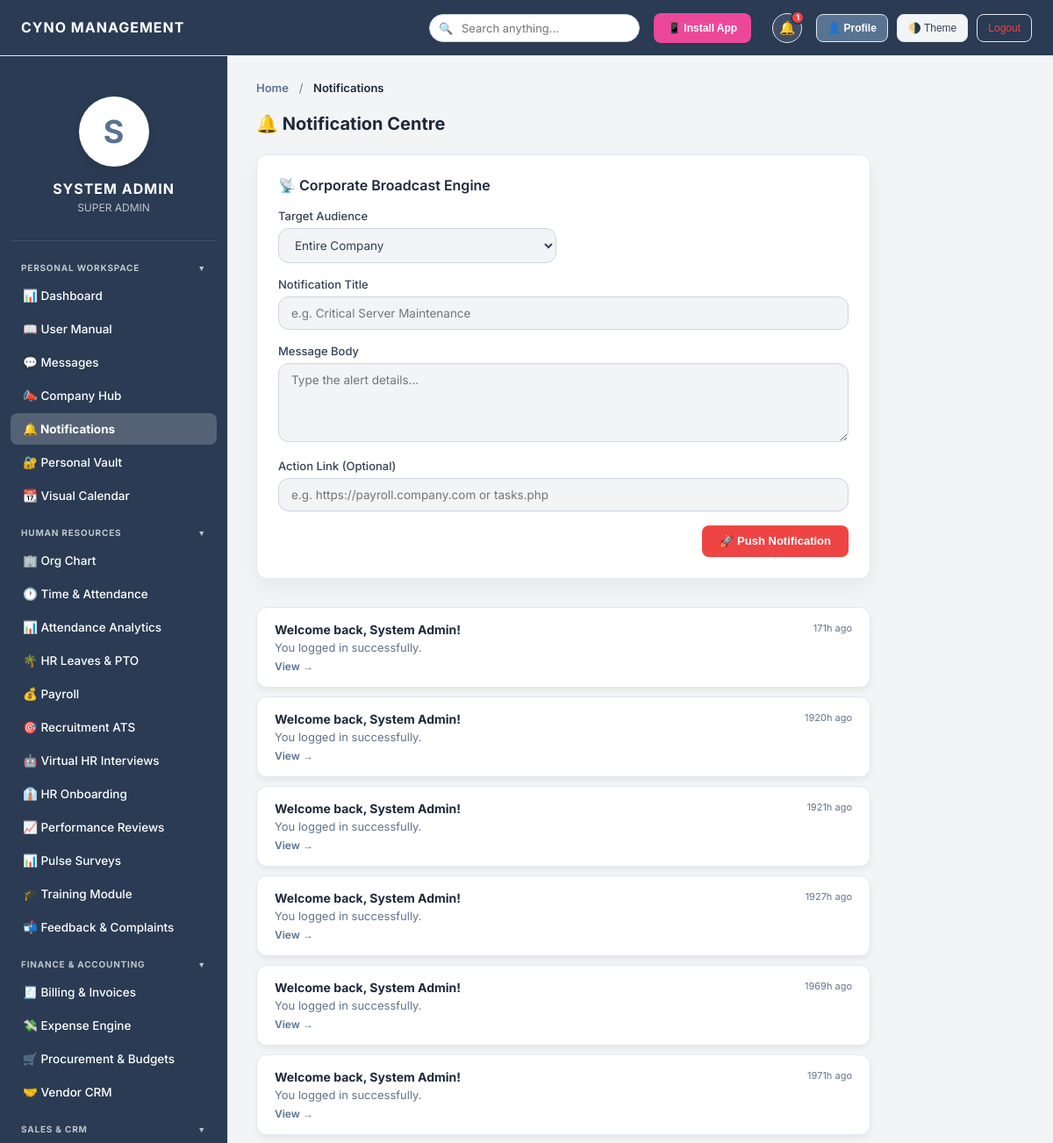
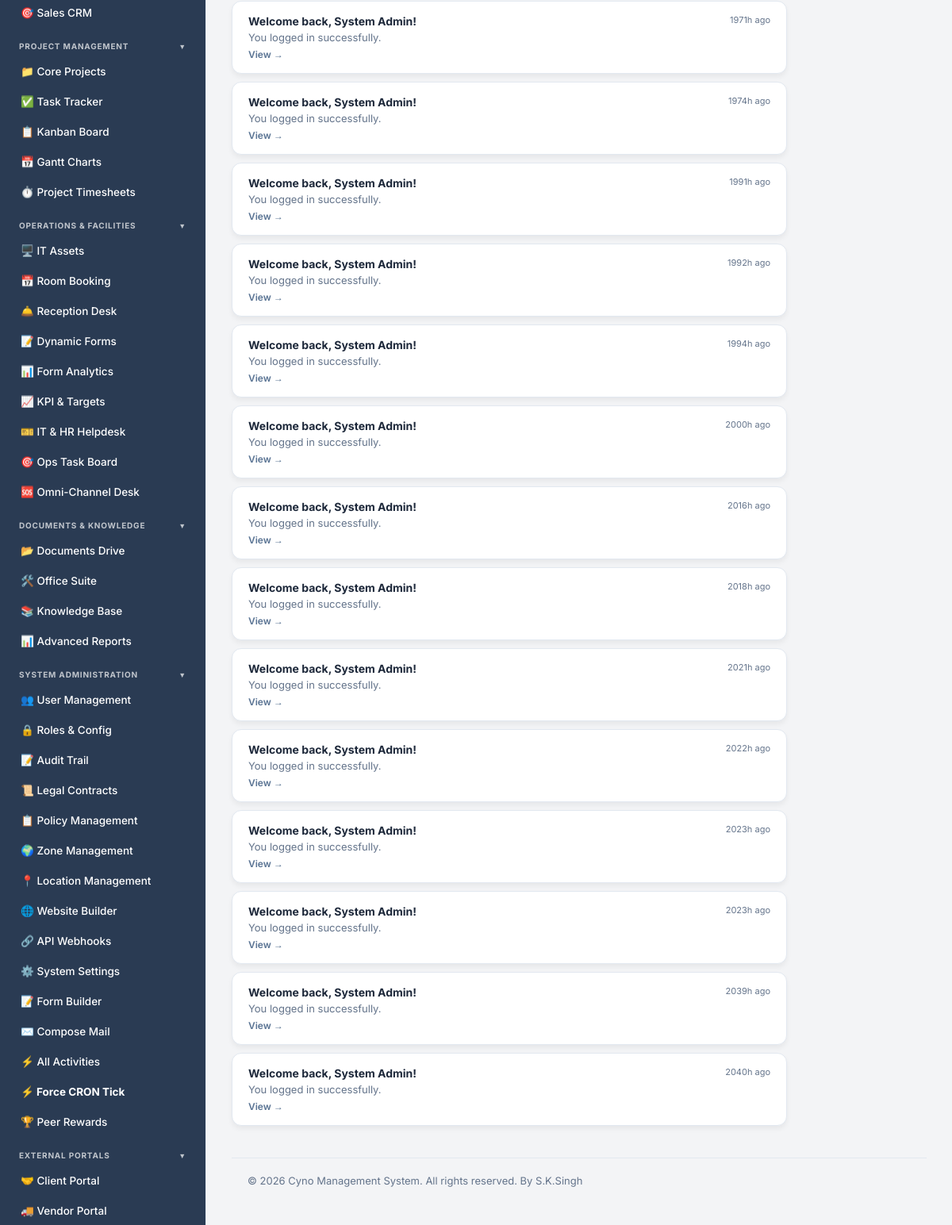
The page /notifications.php (signed in) on the database its author committed (2 pictures, top to bottom).
### tables this page shows
CREATE TABLE notifications (
            id INTEGER PRIMARY KEY AUTOINCREMENT,
            user_id TEXT NOT NULL,
            title TEXT NOT NULL,
            body TEXT,
            link TEXT DEFAULT '',
            is_read INTEGER DEFAULT 0,
            created_at DATETIME DEFAULT CURRENT_TIMESTAMP
        );

### includes/db.php (called while the page is built, shortened)
<?php
function hasPermission($pdo, $permission_key) {
    if (in_array($_SESSION['role'], ['Admin', 'Super Admin']) || $_SESSION['role'] === 'Super Admin') return true;
    return false;
}

### notifications.php (the view, shortened to what this page needs)
<?php
require_once 'includes/db.php';
require_once 'includes/header.php';
require_once 'includes/sidebar.php';
$me = $_SESSION['login_id'];
$pdo->prepare("UPDATE notifications SET is_read=1 WHERE user_id=?")->execute([$me]);
$notifs = $pdo->prepare("SELECT * FROM notifications WHERE user_id=? ORDER BY created_at DESC LIMIT 100");
$notifs->execute([$me]);
$notifs = $notifs->fetchAll(PDO::FETCH_ASSOC);
$canBroadcast = hasPermission($pdo, 'manage_broadcasts') || hasPermission($pdo, 'manage_users');
?>
<div class="content-section active">
    <div class="section-header"><h2>🔔 Notification Centre</h2></div>
    <?php if($canBroadcast): ?>
    <div style="background:var(--bg-card); border:1px solid var(--border-card); border-radius:12px; padding:24px; margin-bottom:32px; box-shadow:0 10px 25px rgba(0,0,0,0.05); max-width:700px;">
        <h3 style="margin-top:0; color:var(--text-heading); font-size:16px; margin-bottom:16px;">📡 Corporate Broadcast Engine</h3>
        <form method="POST" action="controllers/push_broadcast.php">
            <div style="display:grid; grid-template-columns:1fr 1fr; gap:16px; margin-bottom:16px;">
                <div class="form-group" style="margin:0;">
                    <label>Target Audience</label>
                    <select name="target_type" id="targetType" onchange="toggleTargetParams()" required style="background:var(--bg-body);">
                        <option value="ALL">Entire Company</option>
                    </select>
                </div>
            </div>
            <div class="form-group">
                <label>Notification Title</label>
                <input type="text" name="title" required placeholder="e.g. Critical Server Maintenance" style="background:var(--bg-body);">
            </div>
            <div class="form-group">
                <label>Message Body</label>
                <textarea name="body" required placeholder="Type the alert details..." style="background:var(--bg-body); height:80px;"></textarea>
            </div>
            <div class="form-group">
                <label>Action Link (Optional)</label>
                <input type="text" name="link" placeholder="e.g. https://payroll.company.com or tasks.php" style="background:var(--bg-body);">
            </div>
            <div style="text-align:right;">
                <button type="submit" class="submit" style="background:#ef4444; padding:10px 20px;">🚀 Push Notification</button>
            </div>
        </form>
    </div>
    <?php endif; ?>
    <?php if(empty($notifs)): ?>
        <div style="text-align:center;padding:60px;color:var(--text-muted);">
            <div style="font-size:48px;margin-bottom:16px;">🎉</div>
            <h3>All caught up!</h3><p>No notifications yet.</p>
        </div>
    <?php else: ?>
    <div style="max-width:700px;">
        <?php foreach($notifs as $n):
            $timeago = round((time() - strtotime($n['created_at']))/60);
            $ago = $timeago < 60 ? $timeago.'m ago' : round($timeago/60).'h ago';
        ?>
        <div style="background:var(--bg-card);border-radius:12px;padding:16px 20px;margin-bottom:10px;border:1px solid var(--border-card);display:flex;justify-content:space-between;align-items:flex-start;box-shadow:0 4px 6px rgba(0,0,0,0.05); transition:transform 0.2s;">
            <div>
                <div style="font-weight:700;color:var(--text-heading);margin-bottom:4px;"><?= htmlspecialchars($n['title']) ?></div>
                <?php if($n['body']): ?><div style="font-size:13px;color:var(--text-muted);"><?= htmlspecialchars($n['body']) ?></div><?php endif; ?>
                <?php if($n['link']): ?><a href="<?= htmlspecialchars($n['link']) ?>" style="font-size:12px;color:var(--primary-color, #6366f1);text-decoration:none;margin-top:6px;display:inline-block;font-weight:600;">View →</a><?php endif; ?>
            </div>
            <span style="font-size:11px;color:var(--text-muted);white-space:nowrap;margin-left:16px;"><?= $ago ?></span>
        </div>
        <?php endforeach; ?>
    </div>
    <?php endif; ?>
</div>
<?php require_once 'includes/footer.php'; ?>

### assets/css/style.css (style rules this page uses)
:root { --bg-body: #f3f4f6; --bg-header: #2a3b53; --bg-sidebar: #2a3b53; --bg-main: #f3f4f6; --bg-card: #ffffff; --bg-hover: rgba(255, 255, 255, 0.1); --border-card: #e2e8f0; --text-heading: #1e293b; --text-body: #334155; --text-muted: #64748b; --input-bg: #ffffff; --input-border: #cbd5e1; --table-header: #f8fafc; --primary-color: #597393; --primary-hover: #475f7e; --primary-light: rgba(255, 255, 255, 0.15); --success: #10b981; --warning: #f59e0b; --danger: #ef4444; --modal-overlay: rgba(15,23,42,0.6); --shadow-xs: 0 1px 2px 0 rgba(0, 0, 0, 0.05); --shadow-sm: 0 4px 6px -1px rgba(0, 0, 0, 0.05), 0 2px 4px -2px rgba(0, 0, 0, 0.05); --shadow-soft: 0 10px 25px -5px rgba(0, 0, 0, 0.05), 0 8px 10px -6px rgba(0, 0, 0, 0.05); --radius-sm: 8px; --radius-md: 12px; --radius-lg: 16px; --sidebar-w: 260px; --header-h: 64px; }
*, *::before, *::after { margin:0; padding:0; box-sizing:border-box; }
html { font-size:14px; -webkit-font-smoothing:antialiased; }
body { font-family:'Inter',system-ui,sans-serif; background:var(--bg-body); color:var(--text-body); min-height:100vh; overflow:hidden; }
h1,h2,h3,h4,h5,h6 { font-weight:600; color:var(--text-heading); line-height:1.3; }
a { color:var(--primary-color); text-decoration:none; }
.content-section.active { display:block; }
.section-header, .header-action { display:flex; justify-content:space-between; align-items:center; margin-bottom:22px; }
.section-header h2, .header-action h2 { font-size:20px; font-weight:700; color:var(--text-heading); margin:0; }
.add-button, .btn-primary, .btn, button.submit, .submit { display:inline-flex; align-items:center; gap:6px; height:36px; padding:0 16px; background:var(--primary-color); color:#fff; border:none; border-radius:var(--radius-sm); font-size:13px; font-weight:600; cursor:pointer; transition:background .2s, transform .1s, box-shadow .2s; white-space:nowrap; box-shadow:var(--shadow-xs); }
.form-group { margin-bottom:16px; }
.form-group label { display:block; margin-bottom:6px; font-size:13px; font-weight:500; color:var(--text-body); }
.form-group input, .form-group select, .form-group textarea, input[type="text"], input[type="email"], input[type="number"], input[type="password"], input[type="date"], input[type="month"], select, textarea { width:100%; padding:10px 14px; border:1px solid var(--input-border); border-radius:var(--radius-md); font-size:13.5px; font-family:inherit; background:var(--input-bg); color:var(--text-body); transition:border-color .2s ease, box-shadow .2s ease, transform .2s ease; outline:none; }
textarea { resize:vertical; min-height:90px; }
.content-section.active { animation: fadeInUp .35s ease-out; }

### rows shown on the page
notifications: title "Welcome back, System Admin!", body "You logged in successfully.", created_at "171h ago"
notifications: title "Welcome back, System Admin!", body "You logged in successfully.", created_at "1920h ago"
notifications: title "Welcome back, System Admin!", body "You logged in successfully.", created_at "1921h ago"
notifications: title "Welcome back, System Admin!", body "You logged in successfully.", created_at "1927h ago"
notifications: title "Welcome back, System Admin!", body "You logged in successfully.", created_at "1969h ago"
notifications: title "Welcome back, System Admin!", body "You logged in successfully.", created_at "1971h ago"
notifications: title "Welcome back, System Admin!", body "You logged in successfully.", created_at "1971h ago"
notifications: title "Welcome back, System Admin!", body "You logged in successfully.", created_at "1974h ago"
notifications: title "Welcome back, System Admin!", body "You logged in successfully.", created_at "1991h ago"
notifications: title "Welcome back, System Admin!", body "You logged in successfully.", created_at "1992h ago"
notifications: title "Welcome back, System Admin!", body "You logged in successfully.", created_at "1994h ago"
notifications: title "Welcome back, System Admin!", body "You logged in successfully.", created_at "2000h ago"
notifications: title "Welcome back, System Admin!", body "You logged in successfully.", created_at "2016h ago"
notifications: title "Welcome back, System Admin!", body "You logged in successfully.", created_at "2018h ago"
notifications: title "Welcome back, System Admin!", body "You logged in successfully.", created_at "2021h ago"
notifications: title "Welcome back, System Admin!", body "You logged in successfully.", created_at "2022h ago"
notifications: title "Welcome back, System Admin!", body "You logged in successfully.", created_at "2023h ago"
notifications: title "Welcome back, System Admin!", body "You logged in successfully.", created_at "2023h ago"
notifications: title "Welcome back, System Admin!", body "You logged in successfully.", created_at "2039h ago"
notifications: title "Welcome back, System Admin!", body "You logged in successfully.", created_at "2040h ago"

### other values the page prints
$GLOBAL_SETTINGS['company_name'] "CYNO MANAGEMENT"
$_notifCount "1"
substr($_SESSION['name'],0,1) "S"
$_SESSION['name'] "SYSTEM ADMIN"
$_SESSION['role'] "SUPER ADMIN"
$pageTitle "Notifications"
